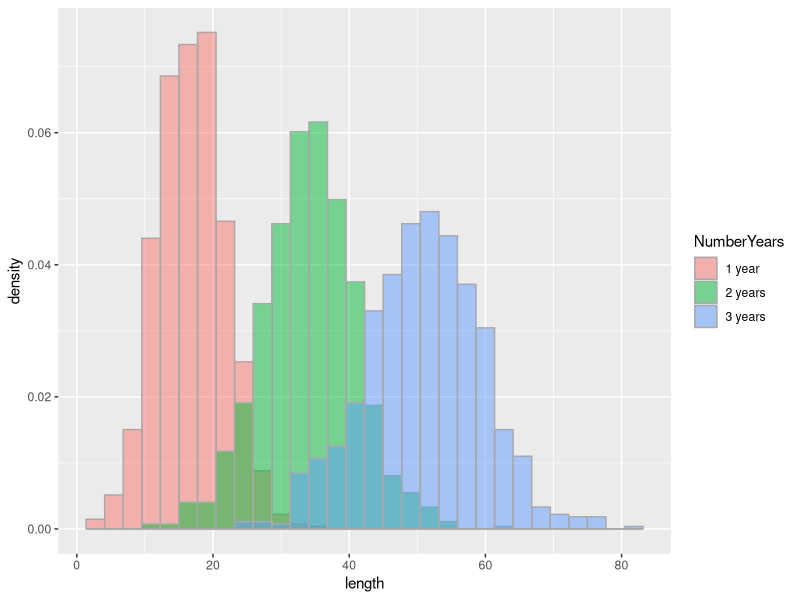
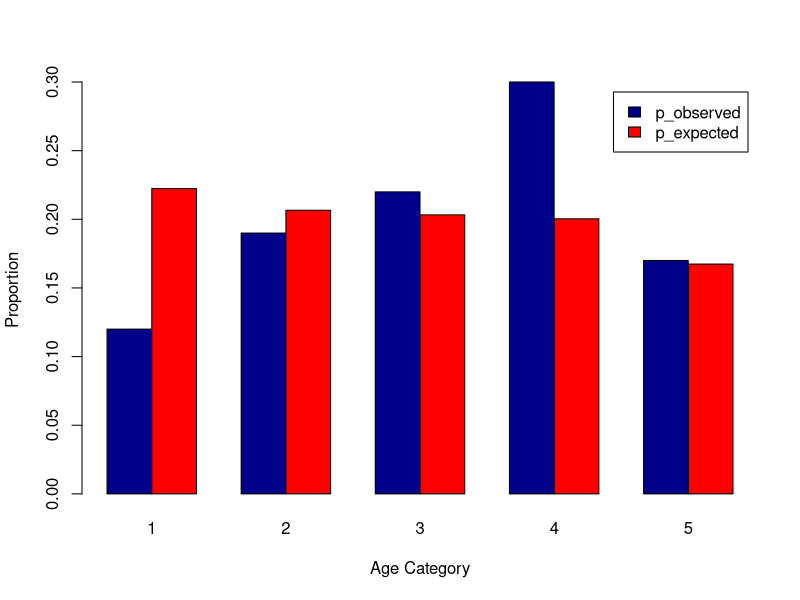
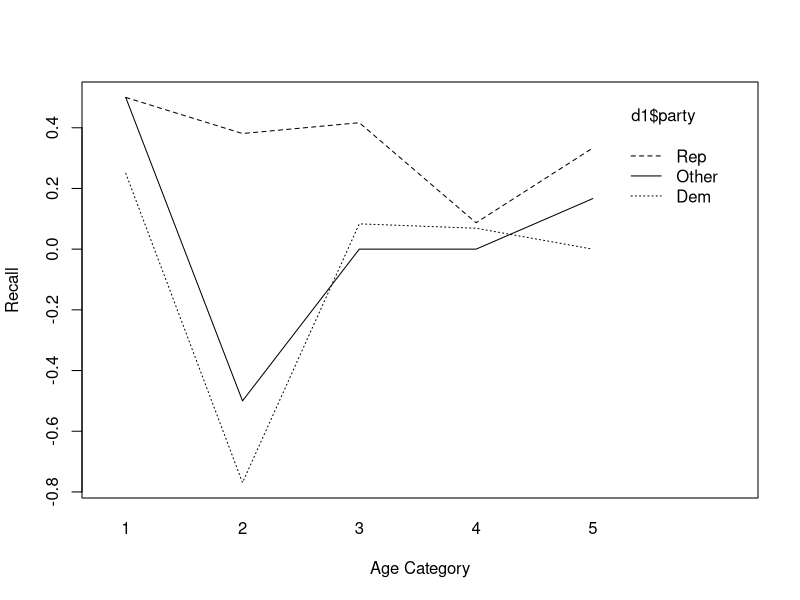

R code for these plots, in order:
## ---- chunk 1
deaths = c(11, 15, 15, 16, 25, 20)
m_deaths = mean(deaths)
s_deaths = sd(deaths)
var_deaths = var(deaths)
var_deaths_v2 = s_deaths^2
## ---- chunk 2
n = length(deaths)
se_deaths = s_deaths/(sqrt(n))
## ---- chunk 3
k = 1
year1 <- data.frame(length = rnorm(1000, mean = m_deaths, s_deaths))
k = 2
year2 <- year1 + data.frame(length = rnorm(1000, mean = m_deaths, s_deaths))
k = 3
year3 <- year2 + data.frame(length = rnorm(1000, mean = m_deaths, s_deaths))
## ---- chunk 4
#Now, combine your two dataframes into one.  First make a new column in each.
year1$NumberYears <- '1 year'
year2$NumberYears <- '2 years'
year3$NumberYears <- '3 years'

#and combine into your new data frame all_years
all_years <- rbind(year1, year2, year3)

library(ggplot2)
#now make your histogram
ggplot(all_years, aes(length, fill = NumberYears)) + geom_histogram(alpha = 0.5, colour = "darkgray", aes(y = ..density..), position = 'identity')
## ---- chunk 5
# load in data
d0 = read.csv('earlydeaths.csv')
str(d0)
summary(d0)
## ---- chunk 6
levels(d0$cause)
levels(d0$cause)[1] = 'Maltreat'
levels(d0$cause)[2] = 'Non-Maltr'
levels(d0$cause)
## ---- chunk 7
# Print the table
print(table(d0$cause, d0$time))

# Print table with margins, like in hw
tx = addmargins(table(d0$cause, d0$time, dnn=c('Cause','Time')))
print(tx)
## ---- chunk 8
# Print the table summary (i.e., chi-squared contingency test)
rs1 = summary(table(d0$cause, d0$time))
print(rs1)

# access variables from this output "object"
chisq = rs1$statistic
df = rs1$parameter
pval = rs1$p.value
## ---- chunk 9
census_pop = c(72.3, 46.5, 43.2, 42.5, 41.9, 35)
## ---- chunk 10
pop_Over18 = sum(census_pop) - census_pop[1]
## ---- chunk 11
p_likelyvoters = census_pop[2:6]/pop_Over18
## ---- chunk 12
d1 = read.csv('fieldsimul1.csv')
str(d1)
summary(d1)
## ---- chunk 13
d1$agecat0 = findInterval(d1$age, c(30,40,50,66))
d1$agecat0 = d1$agecat0 + 1     # group 1 starts at 1
d1$agecat0 = factor(d1$agecat0) # convert to categorical var
head(d1)
## ---- chunk 14
rs4 = chisq.test(table(d1$agecat0), p = p_likelyvoters, simulate.p.value = FALSE)
print(rs4)

# Note this format also gives the same results:
rs4_v2 = chisq.test(table(d1$agecat0), p = census_pop[2:6], rescale.p = TRUE, simulate.p.value = FALSE)
print(rs4_v2)
## ---- chunk 15
p_observed = table(d1$agecat0)/length(d1$agecat0)
p_expected = p_likelyvoters

df_cat =rbind(p_observed, p_expected)
barplot(df_cat, col=c("darkblue","red"), xlab = ('Age Category'),
ylab = 'Proportion', legend = rownames(df_cat), beside=TRUE)
## ---- chunk 16
d1$party = factor(d1$party)
levels(d1$party) = c('Dem', 'Rep', 'Other')

d1$recall = factor(d1$recall)
levels(d1$recall) = c('Yes', 'No', 'Unsure')

head(d1)
## ---- chunk 17
table(d1$recall, d1$party)

# Print table with margins
tx = addmargins(table(d1$recall, d1$party, dnn=c('Recall','Party')))
print(tx)

# Run chi-squared test
rs5 = chisq.test(table(d1$recall, d1$party))
print(rs5)
## ---- chunk 18
d3 = d1[d1$recall != 'Unsure',]
str(d3) # note the 3 levels of recall still!
d3$recall = factor(d3$recall)

rs6 = chisq.test(table(d3$recall, d3$party))
print(rs6)
## ---- chunk 19
d1$recallq = as.numeric(d1$recall)
d1$recallq = 1*as.numeric(d1$recallq==1) + (-1)*as.numeric(d1$recallq==2) + 0*as.numeric(d1$recallq==3)

summary(d1)
## ---- chunk 20
interaction.plot(d1$agecat0, d1$party, d1$recallq,
                 xlab = 'Age Category', ylab = 'Recall')
## ---- chunk 21
str(d1)

# additive model
rs_add = lm(recallq ~ agecat0 + party, data = d1)
summary(rs_add)

# interactive model
rs_inter = lm(recallq ~ agecat0 * party, data = d1)
summary(rs_inter)

# quadratic trend of age?
d1$agecat0 = as.numeric(d1$agecat0)
str(d1)

# additive model w/quadratic effect of age category
rs_add_polyage = lm(recallq ~ poly(agecat0, 2) + party, data = d1)
summary(rs_add_polyage)

# interactive model w/quadratic effect of age category
rs_inter_polyage = lm(recallq ~ poly(agecat0, 2) * party, data = d1)
summary(rs_inter_polyage)
